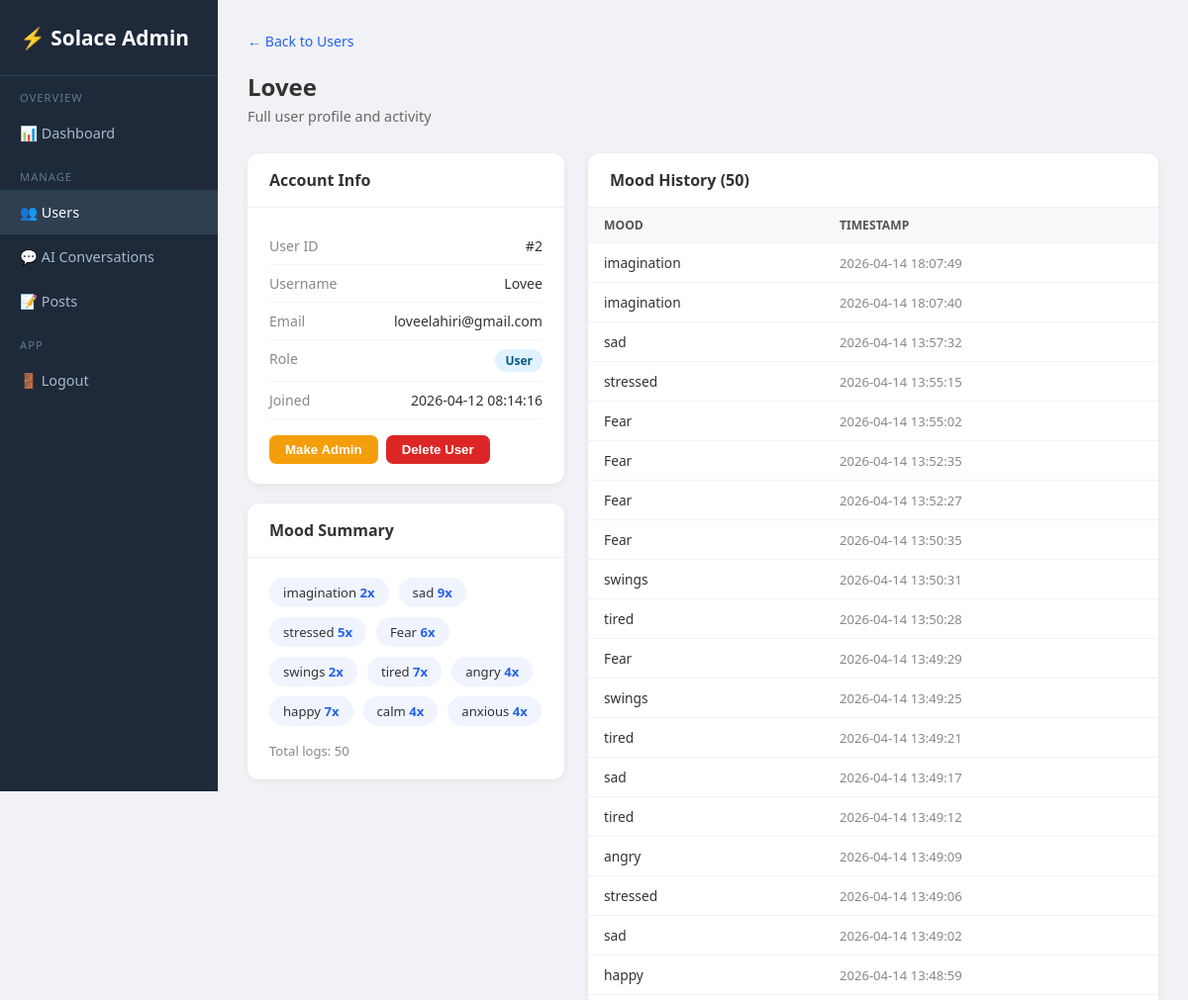
Page /admin/users/2 (signed in, upper part) on the earlier database version.
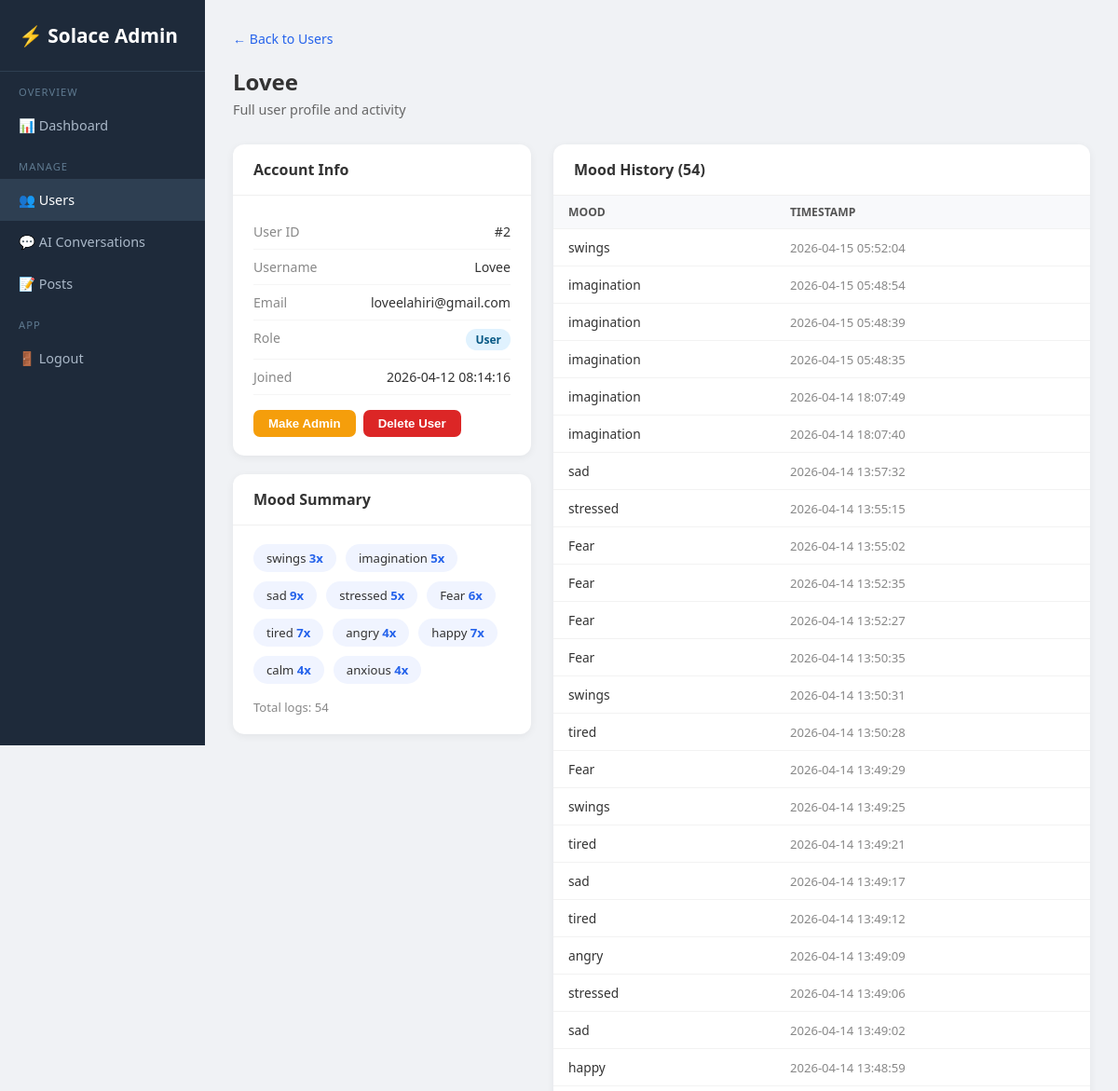
Same page on the later database version.
### tables this page shows
CREATE TABLE users (
                id         INTEGER PRIMARY KEY AUTOINCREMENT,
                username   TEXT UNIQUE NOT NULL,
                email      TEXT NOT NULL,
                password   TEXT NOT NULL,
                is_admin   INTEGER DEFAULT 0,
                created_at DATETIME DEFAULT CURRENT_TIMESTAMP
            , gender TEXT DEFAULT '', age INTEGER DEFAULT 0, age_group TEXT DEFAULT '', dob TEXT DEFAULT '');

CREATE TABLE mood_logs (
                id        INTEGER PRIMARY KEY AUTOINCREMENT,
                user_id   INTEGER NOT NULL REFERENCES users(id),
                mood      TEXT NOT NULL,
                timestamp DATETIME DEFAULT CURRENT_TIMESTAMP
            );

### app.py (the view)
@app.route("/admin/users/<int:uid>")
@admin_required
def admin_user_detail(uid: int) -> Any:
    with get_db() as conn:
        user = conn.execute("SELECT * FROM users WHERE id=?", (uid,)).fetchone()
        if not user:
            flash("User not found.")
            return redirect(url_for("admin_users"))
        moods    = conn.execute("SELECT mood, timestamp FROM mood_logs WHERE user_id=? ORDER BY timestamp DESC", (uid,)).fetchall()
        journals = conn.execute("SELECT date, title, mood FROM journals WHERE user_id=? ORDER BY date DESC", (uid,)).fetchall()
        tasks    = conn.execute("SELECT title, status, task_date FROM tasks WHERE user_id=? ORDER BY created_at DESC", (uid,)).fetchall()
        ai_chats = conn.execute("SELECT user_message, ai_response, timestamp FROM chat_history WHERE user_id=? ORDER BY timestamp DESC LIMIT 20", (uid,)).fetchall()
    mood_counts: dict[str, int] = {}
    for r in moods:
        mood_counts[r["mood"]] = mood_counts.get(r["mood"], 0) + 1
    return render_template("admin/user_detail.html",
                           user=user, moods=moods, mood_counts=mood_counts,
                           journals=journals, tasks=tasks, ai_chats=ai_chats)

### app.py (called while the page is built)
def get_db() -> sqlite3.Connection:
    db_path = os.path.join(os.path.dirname(os.path.abspath(__file__)), "database.db")
    conn = sqlite3.connect(db_path)
    conn.row_factory = sqlite3.Row
    return conn

def admin_required(f: Any) -> Any:
    @wraps(f)
    def dec(*args: Any, **kwargs: Any) -> Any:
        if "user_id" not in session or not session.get("is_admin"):
            flash("Admin access required.")
            return redirect(url_for("login_page"))
        return f(*args, **kwargs)
    return dec

### templates/admin/user_detail.html (shortened to what this page needs)
<!DOCTYPE html>
<html lang="en">
<head>
</head>
<body>
<div class="sidebar">
  <div class="logo">⚡ Solace Admin</div>
  <nav>
        <div class="section-label">Overview</div>
    <a href="/admin">📊 Dashboard</a>
    <div class="section-label">Manage</div>
    <a href="/admin/users" class="active">👥 Users</a>
    <a href="/admin/chats">💬 AI Conversations</a>
    <a href="/admin/posts">📝 Posts</a>
    <div class="section-label">App</div>
    <a href="/logout">🚪 Logout</a>
  </nav>
</div>
<div class="main">
  <a href="/admin/users" class="back-link">← Back to Users</a>
  <div class="page-title">{{ user.username }}</div>
  <div class="page-sub">Full user profile and activity</div>
  <div class="grid">
    <div>
      <div class="card" style="margin-bottom:20px">
        <div class="card-header">Account Info</div>
        <div class="card-body">
          <div class="info-row"><span class="label">User ID</span><span>#{{ user.id }}</span></div>
          <div class="info-row"><span class="label">Username</span><span>{{ user.username }}</span></div>
          <div class="info-row"><span class="label">Email</span><span>{{ user.email }}</span></div>
          <div class="info-row">
            <span class="label">Role</span>
            <span class="badge {{ 'admin' if user.is_admin else 'user' }}">{{ 'Admin' if user.is_admin else 'User' }}</span>
          </div>
          <div class="info-row"><span class="label">Joined</span><span>{{ user.created_at }}</span></div>
          <div class="actions">
            <form method="POST" action="/admin/users/{{ user.id }}/toggle-admin">
              <button type="submit" class="btn btn-yellow">
                {{ 'Remove Admin' if user.is_admin else 'Make Admin' }}
              </button>
            </form>
            <form method="POST" action="/admin/users/{{ user.id }}/delete"
                  onsubmit="return confirm('Delete this user permanently?')">
              <button type="submit" class="btn btn-red">Delete User</button>
            </form>
          </div>
        </div>
      </div>
      <div class="card">
        <div class="card-header">Mood Summary</div>
        <div class="card-body">
          {% if mood_counts %}
            <div class="mood-bar">
              {% for mood, count in mood_counts.items() %}
              <div class="mood-chip">{{ mood }} <span>{{ count }}x</span></div>
              {% endfor %}
            </div>
            <div style="font-size:0.82rem;color:#888">Total logs: {{ moods|length }}</div>
          {% else %}
            <div style="color:#aaa;font-size:0.88rem">No mood data yet.</div>
          {% endif %}
        </div>
      </div>
    </div>
    <div>
      <div class="card" style="margin-bottom:20px">
        <div class="card-header">Mood History ({{ moods|length }})</div>
        <table>
          <thead><tr><th>Mood</th><th>Timestamp</th></tr></thead>
          <tbody>
            {% for m in moods %}
            <tr>
              <td>{{ m.mood }}</td>
              <td style="color:#888;font-size:0.82rem">{{ m.timestamp }}</td>
            </tr>
            {% else %}
            <tr><td colspan="2" style="color:#aaa;padding:16px">No mood logs.</td></tr>
            {% endfor %}
          </tbody>
        </table>
      </div>
    </div>
  </div>
</div>
</body>
</html>

### templates/admin/user_detail.html (style rules this page uses)
* { box-sizing: border-box; margin: 0; padding: 0; }
body { font-family: 'Segoe UI', sans-serif; background: #f0f2f5; color: #333; }
.sidebar { width: 220px; position: fixed; top: 0; left: 0; height: 100vh; background: #1e2a3a; color: #cdd9e5; display: flex; flex-direction: column; }
.sidebar .logo { padding: 24px 20px; font-size: 1.3rem; font-weight: 700; color: #fff; border-bottom: 1px solid #2e3f52; }
.sidebar nav a { display: block; padding: 13px 20px; color: #aab8c8; text-decoration: none; font-size: 0.9rem; }
.sidebar nav a:hover, .sidebar nav a.active { background: #2e3f52; color: #fff; }
.sidebar nav .section-label { padding: 14px 20px 6px; font-size: 0.7rem; text-transform: uppercase; letter-spacing: 1px; color: #5f7a90; }
.main { margin-left: 220px; padding: 30px; }
.page-title { font-size: 1.5rem; font-weight: 700; margin-bottom: 4px; }
.page-sub { color: #666; font-size: 0.9rem; margin-bottom: 28px; }
.grid { display: grid; grid-template-columns: 320px 1fr; gap: 24px; }
.card { background: #fff; border-radius: 12px; box-shadow: 0 2px 8px rgba(0,0,0,.06); overflow: hidden; }
.card-header { padding: 16px 22px; font-weight: 600; border-bottom: 1px solid #f0f0f0; }
.card-body { padding: 20px 22px; }
.info-row { display: flex; justify-content: space-between; padding: 9px 0; border-bottom: 1px solid #f5f5f5; font-size: 0.88rem; }
.info-row .label { color: #888; }
table { width: 100%; border-collapse: collapse; font-size: 0.86rem; }
th { background: #f8f9fb; padding: 9px 16px; text-align: left; font-weight: 600; color: #555; font-size: 0.76rem; text-transform: uppercase; }
td { padding: 10px 16px; border-top: 1px solid #f2f2f2; }
.badge { display: inline-block; padding: 3px 10px; border-radius: 20px; font-size: 0.75rem; font-weight: 600; }
.badge.user { background: #e0f2fe; color: #075985; }
.mood-bar { display: flex; gap: 10px; flex-wrap: wrap; margin-bottom: 16px; }
.mood-chip { background: #f0f4ff; border-radius: 20px; padding: 6px 14px; font-size: 0.82rem; }
.mood-chip span { font-weight: 700; color: #2563eb; }
.back-link { display: inline-block; margin-bottom: 20px; color: #2563eb; text-decoration: none; font-size: 0.88rem; }
.actions { display: flex; gap: 8px; margin-top: 16px; }
.btn { padding: 7px 16px; border-radius: 7px; border: none; cursor: pointer; font-weight: 600; font-size: 0.83rem; }
.btn-yellow { background: #f59e0b; color: #fff; }
.btn-red { background: #dc2626; color: #fff; }

Differences in the rows shown:
no longer on one of the page's lists (row unchanged): mood_logs: mood "imagination", user "2"
no longer on one of the page's lists (row unchanged): mood_logs: mood "swings", user "2"
added mood_logs: mood "swings", count "3", timestamp "2026-04-15 05:52:04"
added mood_logs: mood "imagination", count "5", timestamp "2026-04-15 05:48:54"
added mood_logs: mood "imagination", timestamp "2026-04-15 05:48:39"
added mood_logs: mood "imagination", timestamp "2026-04-15 05:48:35"
Other differences:
{{ moods|length }}: "50" → "54"
